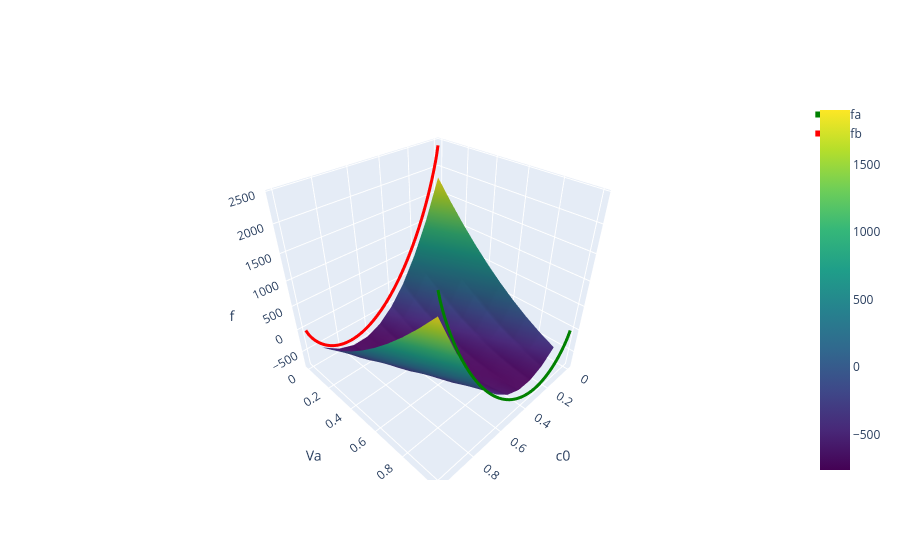

The notebook cell this image was saved under:
### Code cell
fig = go.Figure()
#data=[go.Surface(z=Zmin, x=x_values2, y=x_values2)])

# Calculate Z values for fq3
Zq3 = fq3(c0=X.ravel(), c1=(1-X).ravel(), Va=Y.ravel()).reshape(X.shape)

# Add the surface plot for fq3
fig.add_trace(go.Surface(z=Zq3, x=x_values2, y=x_values2, colorscale='Viridis', name='fq3'))


# Add a line plot for f_a at Va = 1
fig.add_trace(go.Scatter3d(
    x=x_values, y=0*x_values+1, z=Fa,
    mode='lines', name='fa', line=dict(color='green', width=6)
))
# Add a line plot for f_b at Va = 0
fig.add_trace(go.Scatter3d(
    x=x_values, y=0*x_values, z=Fb,
    mode='lines', name='fb', line=dict(color='red', width=6)
))
# Add labels and title
fig.update_layout(
    scene=dict(xaxis_title="c0", yaxis_title="Va", zaxis_title="f"),
)
fig.show()
